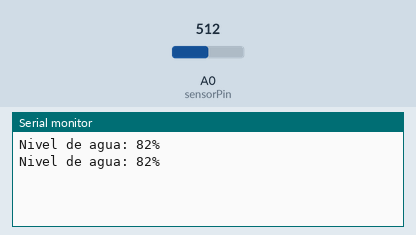
The sketch below on a simulated Arduino Uno, built with avr-gcc and run on an emulated ATmega328P. On the bench: the last lines printed to the serial monitor. The inputs (shaded band) are chosen by the test bench; at power-on: A0 (sensorPin) = 512.

Above: at 1.8 s.
1.9 s: A0 (sensorPin) set to 716
At 2.8 s:
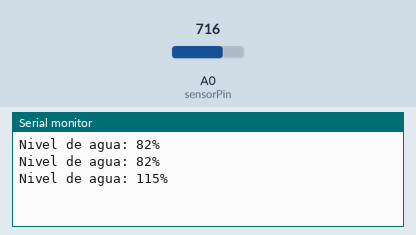
3.4 s: A0 (sensorPin) set to 900
At 4.8 s:
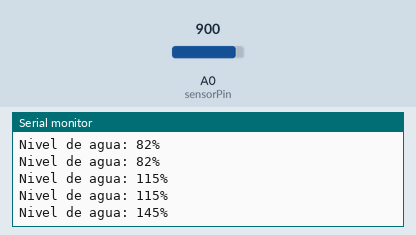
Timing chart, 0 to 6.4 s (numbered marks = the images above; inputs shaded):
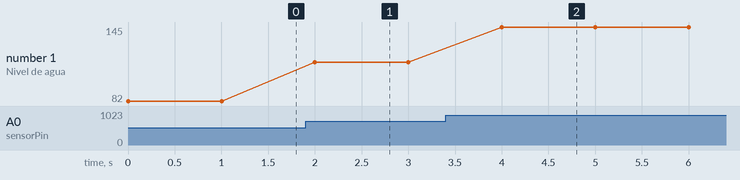

The sketch:

WaterSensor.ino
```cpp
const int sensorPin = A0;

void setup() {

  Serial.begin(9600);

}

void loop() {

  int sensorValue = analogRead(sensorPin);              // Lee el valor analógico del sensor de agua
  int mappedValue = map(sensorValue, 0, 620, 0, 100);   // Mapea el valor leído a un rango conocido

  Serial.print("Nivel de agua: ");  // Imprime el valor mapeado por el puerto serial
  Serial.print(mappedValue);        // Imprime el valor mapeado
  Serial.println("%");              // Agrega el símbolo de porcentaje

  delay(1000);  // Espera un segundo antes de realizar la próxima lectura
}
```

Measured:
- after the input at 1.9 s, the serial monitor: prints a new line after 0.10 s (image 1)
- after the input at 3.4 s, the serial monitor: prints a new line after 0.60 s (image 2)
- plotted number 1: 82 → 115 after the input at 1.9 s, 115 → 145 after the input at 3.4 s
